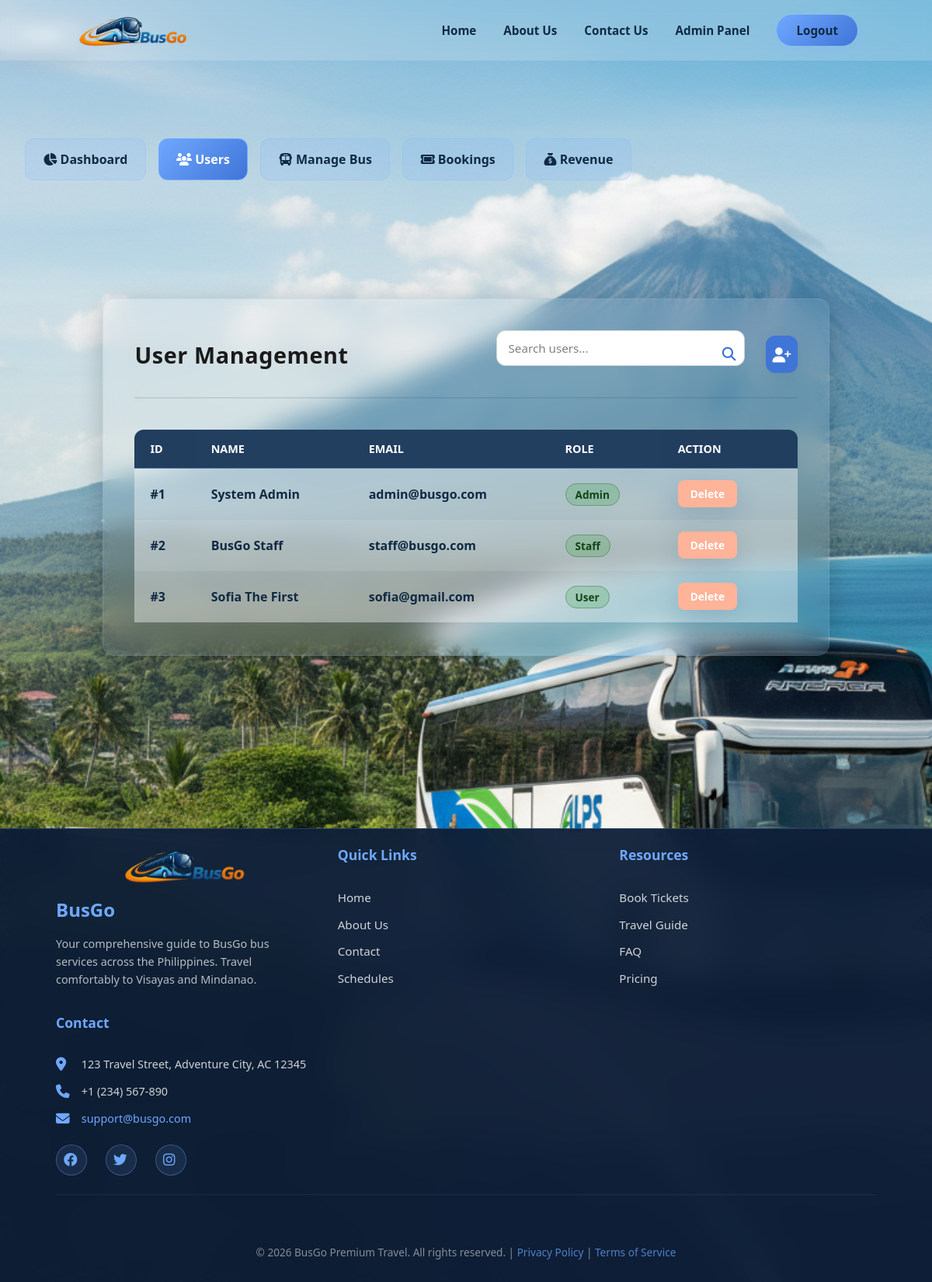
/admin/users (signed in), run on an earlier commit of the app's database.
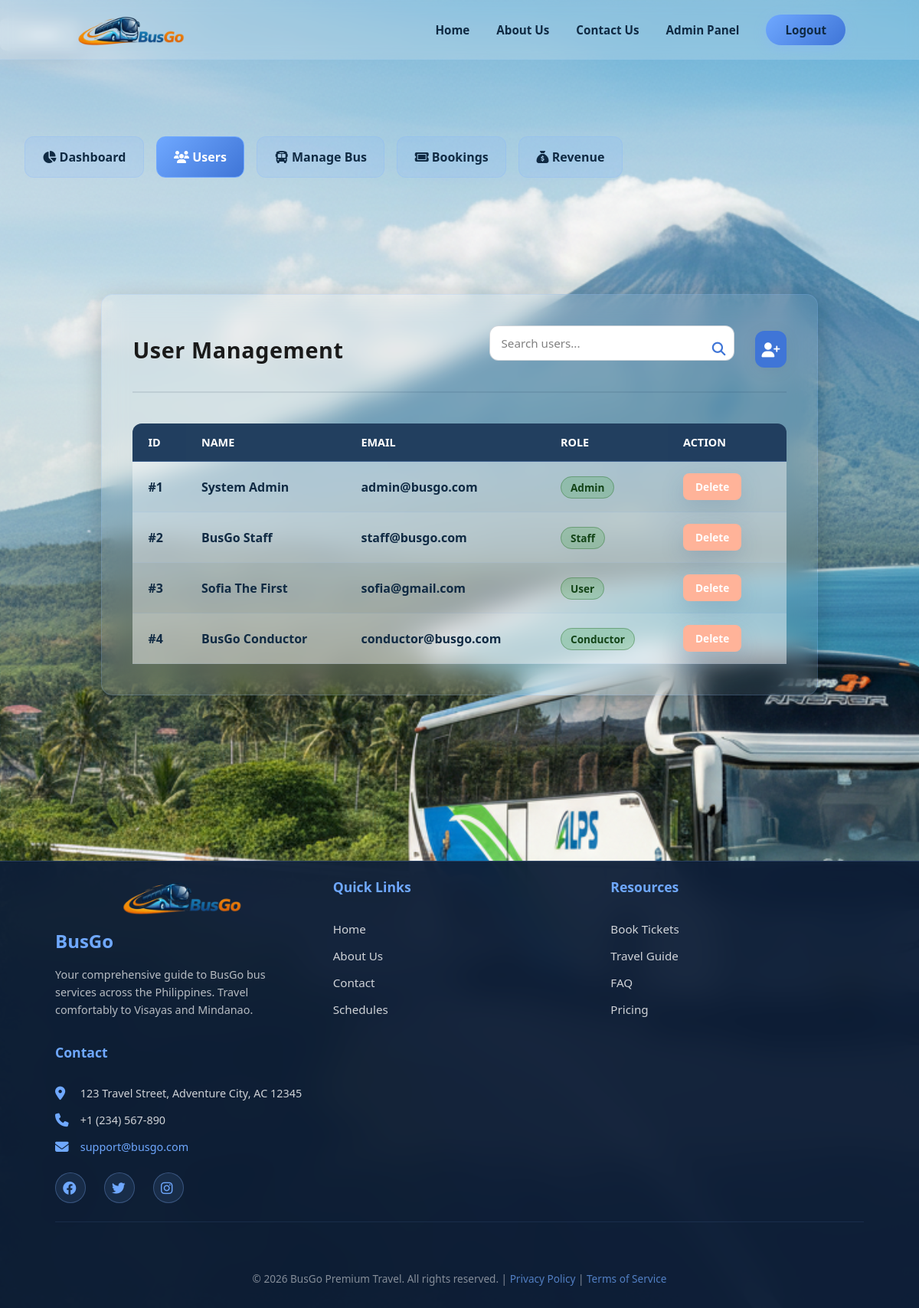
And on a later commit of the database.
### tables this page shows
CREATE TABLE users (
            id INTEGER PRIMARY KEY AUTOINCREMENT,
            fullname TEXT NOT NULL,
            email TEXT UNIQUE NOT NULL,
            password TEXT NOT NULL,
            role TEXT DEFAULT 'user',
            created_at TEXT DEFAULT CURRENT_TIMESTAMP
        );

### app.py (the view, shortened to what this page needs)
@app.route("/admin/users", methods=["GET", "POST"])
def admin_users():
    if "user_id" not in session or session.get("role") != "admin":
        return redirect(url_for("home"))
    conn = get_db_connection()
    users = conn.execute(
        "SELECT id, fullname, email, role FROM users"
    ).fetchall()
    conn.close()
    return render_template("admin_users.html", users=users)

### app.py (called while the page is built)
def get_db_connection():
    conn = sqlite3.connect(DATABASE)
    conn.row_factory = sqlite3.Row
    return conn

@app.context_processor
def inject_user_info():
    return dict(
        user_role=session.get("role"),
        user_name=session.get("fullname")
    )

### templates/admin_users.html (shortened to what this page needs)
{% extends "base.html" %}
{% block content %}
<div class="admin-wrapper">
    <div class="admin-content">
        <div class="admin-topnav">
            <a href="{{ url_for('admin_dashboard') }}" class="{% if request.endpoint == 'admin_dashboard' %}active{% endif %}">
                <i class="fa-solid fa-chart-pie"></i> Dashboard
            </a>
            <a href="{{ url_for('admin_users') }}" class="{% if request.endpoint == 'admin_users' %}active{% endif %}">
                <i class="fa-solid fa-users"></i> Users
            </a>
            <a href="{{ url_for('admin_buses') }}" class="{% if request.endpoint == 'admin_buses' %}active{% endif %}">
                <i class="fa-solid fa-bus"></i> Manage Bus
            </a>
            <a href="{{ url_for('admin_bookings') }}" class="{% if request.endpoint == 'admin_bookings' %}active{% endif %}">
                <i class="fa-solid fa-ticket"></i> Bookings
            </a>
            <a href="{{ url_for('admin_revenue') }}" class="{% if request.endpoint == 'admin_revenue' %}active{% endif %}">
                <i class="fa-solid fa-sack-dollar"></i> Revenue
            </a>
        </div>
        <main class="schedule-main">
            <div class="schedule-container glass-card user-panel-page" style="width: 98%; max-width: 1800px; padding: 2.5rem;">
                <header class="content-header" style="display: flex; justify-content: space-between; align-items: center; margin-bottom: 2.5rem; width: 100%; border-bottom: 2px solid rgba(16, 42, 67, 0.1); padding-bottom: 1.5rem;">
                    <h2 class="section-heading" style="margin: 0; color: var(--dark-text); font-size: 1.8rem; font-weight: 800;">User Management</h2>
                    <div class="header-actions">
                        <div class="search-wrapper" style="position: relative; margin: 0;">
                            <input id="userSearch" type="text" placeholder="Search users..." class="search-input" style="padding: 12px 45px 12px 15px; width: 320px; border-radius: 12px; background: white; color: var(--dark-text); border: 1px solid rgba(16,42,67,0.2);">
                            <i class="fa-solid fa-magnifying-glass" style="position: absolute; right: 15px; top: 50%; transform: translateY(-50%); color: var(--accent-dark); font-size: 1.1rem;"></i>
                        </div>
                        <button id="addUserBtn" class="add-bus-btn" type="button" aria-label="Add new user" style="border-radius: 12px; width: 48px; height: 48px; background: var(--accent-dark); margin-left: 0.5rem; border: none; color: white;">
                            <i class="fa-solid fa-user-plus"></i>
                        </button>
                    </div>
                </header>
                <table class="admin-table" id="usersTable">
                    <thead style="background: var(--dark-text);">
                        <tr>
                            <th style="color: white; border-radius: 12px 0 0 0;">ID</th>
                            <th style="color: white;">Name</th>
                            <th style="color: white;">Email</th>
                            <th style="color: white;">Role</th>
                            <th style="color: white; border-radius: 0 12px 0 0;">Action</th>
                        </tr>
                    </thead>
                    <tbody style="background: rgba(255,255,255,0.4);">
                        {% for user in users %}
                        <tr style="border-bottom: 1px solid rgba(16,42,67,0.1);">
                            <td style="color: var(--dark-text); font-weight: 700;">#{{ user.id }}</td>
                            <td style="color: var(--dark-text); font-weight: 700;">{{ user.fullname }}</td>
                            <td style="color: var(--dark-text);">{{ user.email }}</td>
                            <td>
                                <span class="status-available" style="padding: 4px 12px; border-radius: 20px; font-size: 0.85rem; text-transform: capitalize;">{{ user.role }}</span>
                            </td>
                            <td>
                                <a href="{{ url_for('delete_user', user_id=user.id) }}" class="cancel-btn" style="padding: 8px 16px; border-radius: 8px; font-size: 0.85rem;" onclick="return confirm('Are you sure you want to delete this user?')">Delete</a>
                            </td>
                        </tr>
                        {% endfor %}
                    </tbody>
                </table>
            </div>
        </main>
    </div>
</div>
{% endblock %}

### templates/base.html (shortened to what this page needs)
<!DOCTYPE html>
<html lang="en">
<head>
    <link rel="stylesheet" href="{{ url_for('static', filename='style.css') }}">
    <link rel="stylesheet" href="https://cdnjs.cloudflare.com/ajax/libs/font-awesome/6.4.0/css/all.min.css">
</head>
<body class="site-wrapper">
    <header class="glass-nav" id="mainNav">
        <img src="{{ url_for('static', filename='images/busgologo.png') }}" alt="Logo" class="logo">
        <nav>
            <ul class="nav-links">
                <li><a href="{{ url_for('home') }}" class="{% if request.endpoint == 'home' %}active{% endif %}">Home</a></li>
                <li><a href="{{ url_for('about') }}" class="{% if request.endpoint == 'about' %}active{% endif %}">About Us</a></li>
                <li><a href="{{ url_for('contact') }}" class="{% if request.endpoint == 'contact' %}active{% endif %}">Contact Us</a></li>
                {% if session.get('user_id') %}
                    {% if session.get('role') == 'admin' %}
                        <li><a href="{{ url_for('admin_dashboard') }}" class="{% if request.endpoint in ['admin_dashboard', 'admin_buses', 'admin_bookings', 'admin_revenue'] %}active{% endif %}">Admin Panel</a></li>
                    {% elif session.get('role') == 'staff' %}
                        <li><a href="{{ url_for('staff_dashboard') }}" class="{% if request.endpoint == 'staff_dashboard' %}active{% endif %}">Staff Panel</a></li>
                    {% elif session.get('role') == 'conductor' %}
                        <li><a href="{{ url_for('conductor_dashboard') }}" class="{% if request.endpoint == 'conductor_dashboard' %}active{% endif %}">Conductor Panel</a></li>
                    {% else %}
                        <li><a href="{{ url_for('schedules') }}" class="{% if request.endpoint == 'schedules' %}active{% endif %}">Book Now</a></li>
                        <li><a href="{{ url_for('user_dashboard') }}" class="{% if request.endpoint == 'user_dashboard' %}active{% endif %}">My Bookings</a></li>
                    {% endif %}
                    <li>
                        <a href="{{ url_for('logout') }}"
                           class="login-btn"
                           onclick="confirmLogout(event)">
                           Logout
                        </a>
                    </li>
                {% endif %}
            </ul>
        </nav>
    </header>
    <div class="page-back-nav">
        {% if request.endpoint != 'home' %}
            <button type="button" class="print-btn back-btn" onclick="handleBackNavigation('{{ back_url|default(url_for('home')) }}')">
                <i class="fa-solid fa-arrow-left"></i> Back
            </button>
        {% endif %}
    </div>
    <div class="main-content">
        {% block content %}{% endblock %}
    </div>
    <footer class="main-footer">
        <div class="footer-content">
            <div class="footer-section">
                <div class="footer-brand">
                    <img src="{{ url_for('static', filename='images/busgologo.png') }}" alt="BusGo Logo" class="footer-logo">
                    <h3>BusGo</h3>
                    <p class="footer-description">Your comprehensive guide to BusGo bus services across the Philippines. Travel comfortably to Visayas and Mindanao.</p>
                </div>
            </div>
            <div class="footer-section">
                <h4 class="footer-title">Quick Links</h4>
                <ul class="footer-links">
                    <li><a href="{{ url_for('home') }}">Home</a></li>
                    <li><a href="{{ url_for('about') }}">About Us</a></li>
                    <li><a href="{{ url_for('contact') }}">Contact</a></li>
                    {% if session.get('user_id') %}
                        <li><a href="{{ url_for('schedules') }}">Schedules</a></li>
                    {% endif %}
                </ul>
            </div>
            <div class="footer-section">
                <h4 class="footer-title">Resources</h4>
                <ul class="footer-links">
                    <li><a href="{{ url_for('schedules') }}">Book Tickets</a></li>
                    <li><a href="{{ url_for('home') }}">Travel Guide</a></li>
                    <li><a href="javascript:void(0)">FAQ</a></li>
                    <li><a href="javascript:void(0)">Pricing</a></li>
                </ul>
            </div>
            <div class="footer-section">
                <h4 class="footer-title">Contact</h4>
                <div class="footer-contact">
                    <p><i class="fa-solid fa-map-marker-alt"></i> 123 Travel Street, Adventure City, AC 12345</p>
                    <p><i class="fa-solid fa-phone"></i> +1 (234) 567-890</p>
                    <p><i class="fa-solid fa-envelope"></i> <a href="mailto:support@busgo.com">support@busgo.com</a></p>
                    <div class="footer-socials">
                        <a href="javascript:void(0)" title="Facebook"><i class="fa-brands fa-facebook"></i></a>
                        <a href="javascript:void(0)" title="Twitter"><i class="fa-brands fa-twitter"></i></a>
                        <a href="javascript:void(0)" title="Instagram"><i class="fa-brands fa-instagram"></i></a>
                    </div>
                </div>
            </div>
        </div>
        <div class="footer-bottom">
            <p>&copy; 2026 BusGo Premium Travel. All rights reserved. | <a href="javascript:void(0)">Privacy Policy</a> | <a href="javascript:void(0)">Terms of Service</a></p>
        </div>
    </footer>
</body>
</html>

What changed in the data, as far as the page shows it:
added users: id "4", fullname "BusGo Conductor", email "conductor@busgo.com", role "Conductor"
